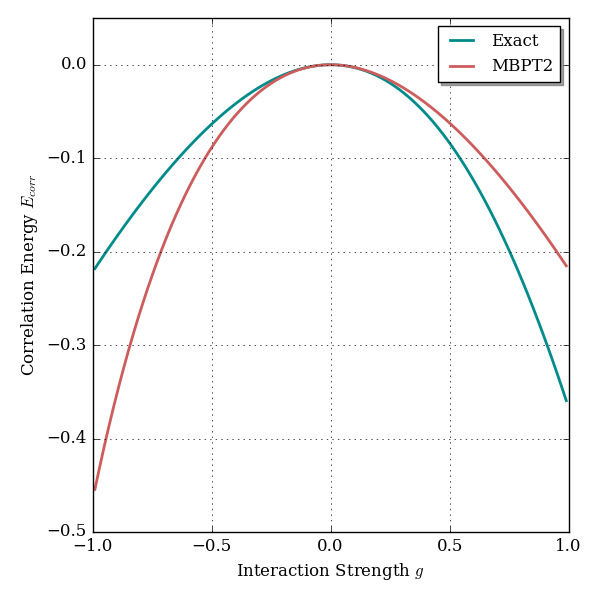

Write Python code to recreate this figure.
import matplotlib.pyplot as plt
from matplotlib.lines import Line2D
import numpy as np
import os
import sys
from pylab import *
matplotlib.rcParams['font.family'] = "serif"
from matplotlib import ticker
from matplotlib.ticker import ScalarFormatter


plt.figure(figsize=(6,6))
fig = plt.figure(1)
axes = plt.gca()
axes.set_xlim([-1,1])
axes.set_ylim([-0.5,0.05])
axes.tick_params(labelsize=12)

mbpt2 = np.loadtxt("data/Ecorr_pairing_mbpt2.dat",unpack=True)
srg = np.loadtxt("data/Ecorr_pairing_srg.dat",unpack=True)

plt.plot(srg[0], srg[1], color='darkcyan', linewidth=2, label="Exact")
plt.plot(mbpt2[0], mbpt2[1], color='indianred', linewidth=2, label="MBPT2")

plt.legend(loc=1, shadow=True, fontsize=12)
plt.xlabel(r'Interaction Strength $g$', fontsize=12, weight='normal', family='serif')
plt.ylabel(r'Correlation Energy $E_{corr}$', fontsize=12, weight='normal', family='serif')
plt.tight_layout()
plt.grid(True)

figname = 'correlation_energy'+'.png'
plt.savefig(figname, format='png')
os.system('okular '+figname)
plt.clf()
